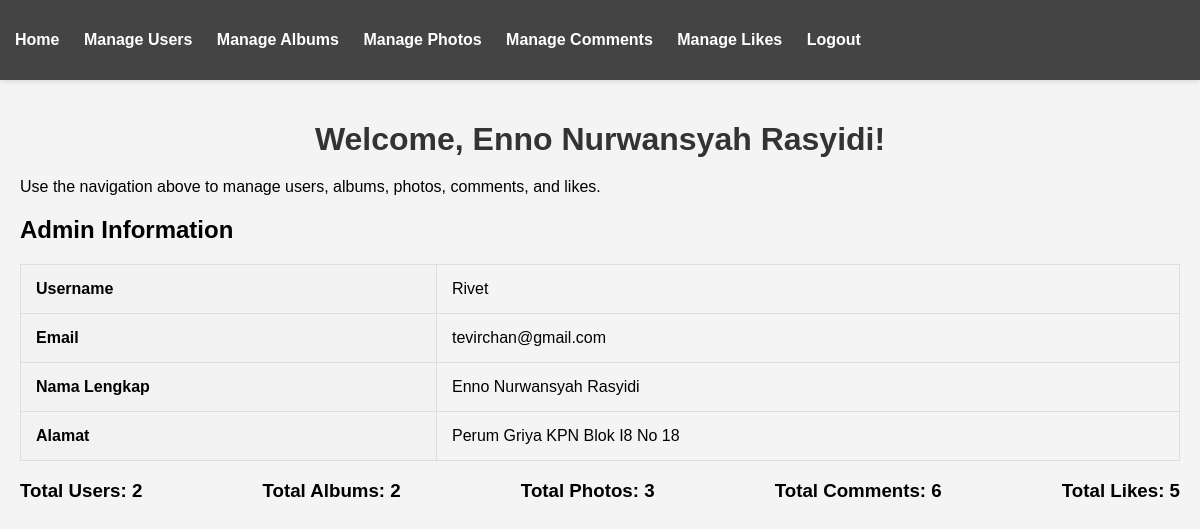
/gallery/admin/admin.php (signed in), run on the app's committed database.
### tables this page shows
CREATE TABLE `user` (
  `UserID` int(11) NOT NULL,
  `Username` varchar(255) NOT NULL,
  `Email` varchar(255) NOT NULL,
  `Password` varchar(255) NOT NULL,
  `NamaLengkap` varchar(225) NOT NULL,
  `Alamat` varchar(225) NOT NULL,
  `Level` int(11) DEFAULT 2
);

### gallery/admin/admin.php (the view, shortened to what this page needs)
<?php
include_once("../config/koneksi.php");
$username = $_SESSION['Username'];
$sql_admin = "SELECT * FROM user WHERE Username = '$username'";
$result_admin = $kon->query($sql_admin);
$admin_data = $result_admin->fetch_assoc();
?>
<!DOCTYPE html>
<html lang="en">
<head>
    <link href="css/admin.css" rel="stylesheet">
</head>
<body>
<?php include('admin_nav.php'); ?>
<div class="container">
    <h1>Welcome, <?php echo $admin_data['NamaLengkap']; ?>!</h1>
    <p>Use the navigation above to manage users, albums, photos, comments, and likes.</p>
    <div class="dashboard-info">
        <h2>Admin Information</h2>
        <table>
            <tr>
                <th>Username</th>
                <td><?php echo $admin_data['Username']; ?></td>
            </tr>
            <tr>
                <th>Email</th>
                <td><?php echo $admin_data['Email']; ?></td>
            </tr>
            <tr>
                <th>Nama Lengkap</th>
                <td><?php echo $admin_data['NamaLengkap']; ?></td>
            </tr>
            <tr>
                <th>Alamat</th>
                <td><?php echo $admin_data['Alamat']; ?></td>
            </tr>
        </table>
    </div>
    <div class="dashboard-stats">
        <?php
        $sql_users = "SELECT COUNT(*) AS total_users FROM user";
        $result_users = $kon->query($sql_users);
        $total_users = $result_users->fetch_assoc()['total_users'];
        $sql_albums = "SELECT COUNT(*) AS total_albums FROM album";
        $result_albums = $kon->query($sql_albums);
        $total_albums = $result_albums->fetch_assoc()['total_albums'];
        $sql_photos = "SELECT COUNT(*) AS total_photos FROM foto";
        $result_photos = $kon->query($sql_photos);
        $total_photos = $result_photos->fetch_assoc()['total_photos'];
        $sql_comments = "SELECT COUNT(*) AS total_comments FROM komentarfoto";
        $result_comments = $kon->query($sql_comments);
        $total_comments = $result_comments->fetch_assoc()['total_comments'];
        $sql_likes = "SELECT COUNT(*) AS total_likes FROM likefoto";
        $result_likes = $kon->query($sql_likes);
        $total_likes = $result_likes->fetch_assoc()['total_likes'];
        ?>
        <div class="stats">
            <h3>Total Users: <?php echo $total_users; ?></h3>
            <h3>Total Albums: <?php echo $total_albums; ?></h3>
            <h3>Total Photos: <?php echo $total_photos; ?></h3>
            <h3>Total Comments: <?php echo $total_comments; ?></h3>
            <h3>Total Likes: <?php echo $total_likes; ?></h3>
        </div>
    </div>
</div>
</body>
</html>

### gallery/admin/css/admin.css (style rules this page uses)
body { font-family: 'Arial', sans-serif; margin: 0; padding: 0; background-color: #f4f4f4; transition: background-color 0.3s ease; }
.container { padding: 20px; max-width: 1200px; margin: auto; }
h1 { color: #333; margin-bottom: 20px; text-align: center; }
.stats { display: flex; flex-wrap: wrap; justify-content: space-between; margin-bottom: 20px; }
table { width: 100%; border-collapse: collapse; margin-top: 20px; }
table, th, td { border: 1px solid #ddd; }
th, td { padding: 15px; text-align: left; }
th { background-color: #f2f2f2; }

### data on the page
user: NamaLengkap "Enno Nurwansyah Rasyidi", Username "Rivet", Email "tevirchan@gmail.com", Alamat "Perum Griya KPN Blok I8 No 18"

### other printed values
$total_users "2"
$total_albums "2"
$total_photos "3"
$total_comments "6"
$total_likes "5"
